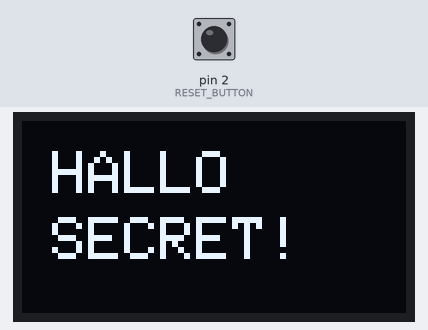
Recording of a sketch running on a simulated Arduino Uno, built with avr-gcc and run on an emulated ATmega328P. On the bench: 128×64 one-colour display. The inputs (shaded band) are chosen by the test bench; at power-on: pin 2 (RESET_BUTTON) HIGH. What the sketch prints to the serial monitor is not drawn.

Above: at 0.1 s.
At 3.2 s:
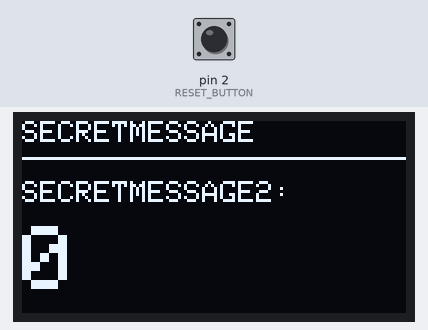
3.3 s: pin 2 (RESET_BUTTON) pulled LOW for 0.15 s
At 6.1 s:
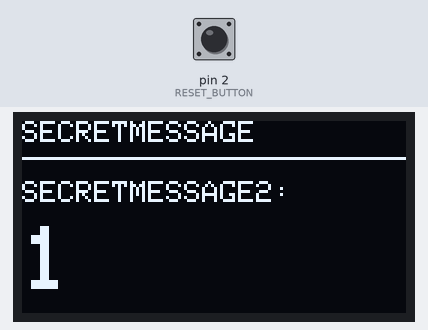
Timing chart, 0 to 7.6 s (numbered marks = the images above; inputs shaded):
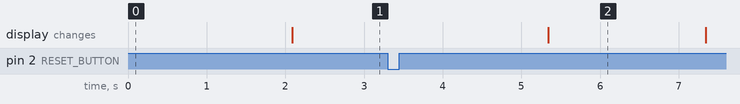

The sketch:

sketch_oct12a.ino
```cpp
#include <Wire.h>
#include <Adafruit_GFX.h>
#include <Adafruit_SSD1306.h>

// ===== INSTELLINGEN =====

#define SCREEN_WIDTH 128
#define SCREEN_HEIGHT 64
#define OLED_ADDRESS 0x3C

#define RESET_BUTTON 2  // Knop op D2

// ===== OLED =====

Adafruit_SSD1306 display(
  SCREEN_WIDTH,
  SCREEN_HEIGHT,
  &Wire,
  -1
);

// ===== VARIABELEN =====

int reps = 0;

// Tijdstip van laatste automatische rep
unsigned long lastRepTime = 0;

// Vorige knopstatus
bool previousButtonState = HIGH;

// ===== SETUP =====

void setup() {
  Serial.begin(9600);

  // Knop instellen met interne pull-up
  pinMode(RESET_BUTTON, INPUT_PULLUP);

  // OLED starten
  if (!display.begin(SSD1306_SWITCHCAPVCC, OLED_ADDRESS)) {
    Serial.println("OLED niet gevonden!");
    while (true);
  }

  display.setTextColor(SSD1306_WHITE);

  // Welkomstscherm
  display.clearDisplay();
  display.setTextSize(2);
  display.setCursor(10, 10);
  display.println("HALLO");
  display.setCursor(10, 32);
  display.println("SECRET!");
  display.display();

  delay(2000);

  lastRepTime = millis();
}

// ===== LOOP =====

void loop() {

  // 1. Lees de fysieke resetknop
  bool buttonState = digitalRead(RESET_BUTTON);

  // Detecteer het moment van indrukken
  if (previousButtonState == HIGH &&
      buttonState == LOW) {

    reps = 0;
    lastRepTime = millis();

    Serial.println("RESET! Teller terug naar 0.");
  }

  previousButtonState = buttonState;

  // 2. Simuleer elke 2 seconden een rep
  if (millis() - lastRepTime >= 2000) {
    reps++;
    lastRepTime = millis();

    Serial.print("Nieuwe X! Totaal: ");
    Serial.println(reps);
  }

  // 3. Update het OLED-scherm
  display.clearDisplay();

  display.setTextSize(1);
  display.setCursor(0, 0);
  display.println("SECRETMESSAGE");

  // Horizontale scheidingslijn
  display.drawLine(
    0, 12, 127, 12, SSD1306_WHITE
  );

  display.setTextSize(1);
  display.setCursor(0, 20);
  display.println("SECRETMESSAGE2:");

  // Grote teller
  display.setTextSize(3);
  display.setCursor(0, 35);
  display.println(reps);

  // Toon op OLED
  display.display();

  delay(20);
}
```
